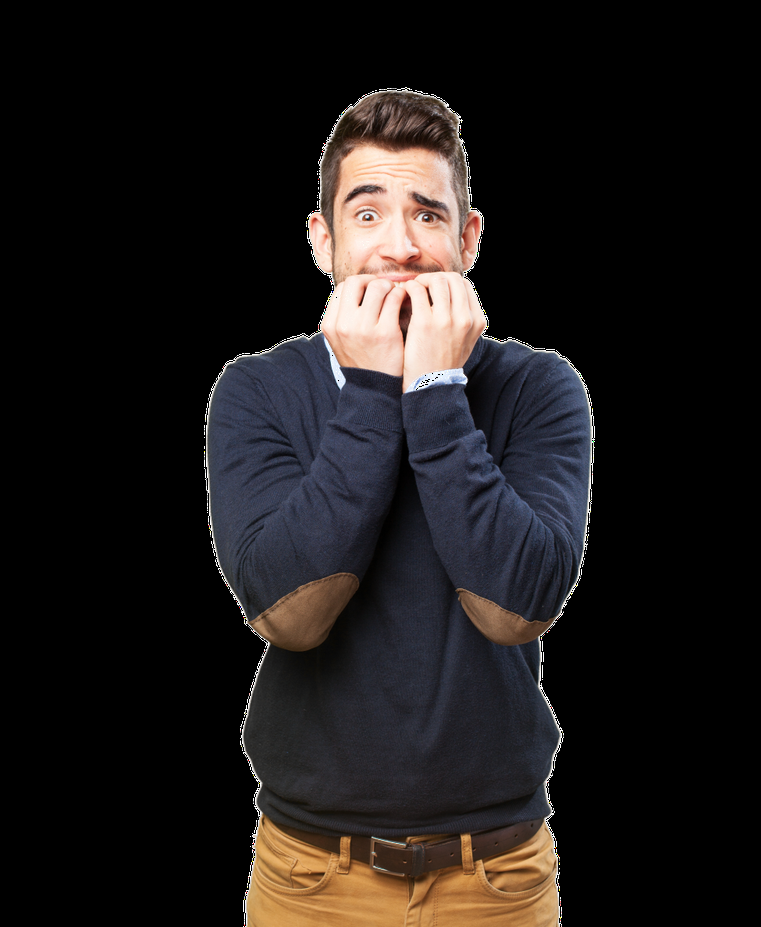
#> input picture PhotoImage/photos/worry man/Image_1.png, 761 x 927 px, shrunk from 975 x 1188 before the run, found by its file name; its folder holds only this picture in this run
$ python cropFace.py
#> lines starting #> are read from the running program, lines starting #| are printed output that depends on the picture; after the words box and inside, x2 and y2 are one past the last pixel; in counts of white or black regions, pixels touching at a corner belong together
import os
import cv2
dir_path = r'E:\Python\PhotoImage\photos\worry man'
save_inDir=r'E:\Python\PhotoImage\photos\worryFace'
img_list=([ (os.path.join(dir_path,img)) for img in os.listdir(dir_path) ])
face_cascade = cv2.CascadeClassifier(os.path.join('E:\Book\4th Year 2nd Semester\Paper-facial','haarcascade_frontalface_default.xml'))
num=0
for img in img_list:
    num+=1
    img=cv2.imread(img)
#> img is the input picture: shape (927, 761, 3); mean B, G, R 25, 25.8, 29.5
  #  plt.imshow(img)
    gray = cv2.cvtColor(img,cv2.COLOR_BGR2GRAY)
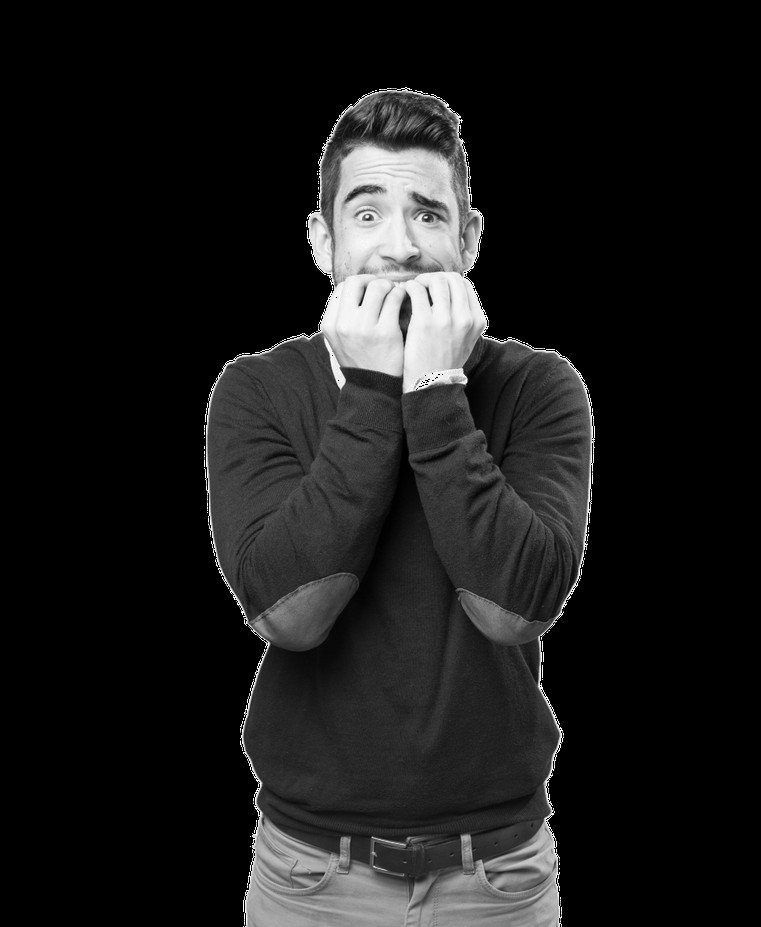
#> gray: shape (927, 761); min 0, max 255, mean 26.8

    # Detect faces
    faces = face_cascade.detectMultiScale(gray, 1.1, 4)
#> faces = [[299, 133, 197, 197]]

    for (x, y, w, h) in faces:
        cv2.rectangle(img, (x, y), (x+w, y+h),
                    (0, 0, 255), 2)

        faces = img[y:y + h, x:x + w]
        #cv2.imshow("face",faces)
        cv2.imwrite(os.path.join(save_inDir,('disgust'+str(num)+'.jpg')), faces)
#> this loop made 1 pass
#> pass 1, `faces = img[y:y + h, x:x + w]`:
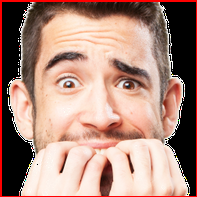
#> faces: shape (197, 197, 3); mean B, G, R 124.8, 137.5, 172.2
#> after the loop:
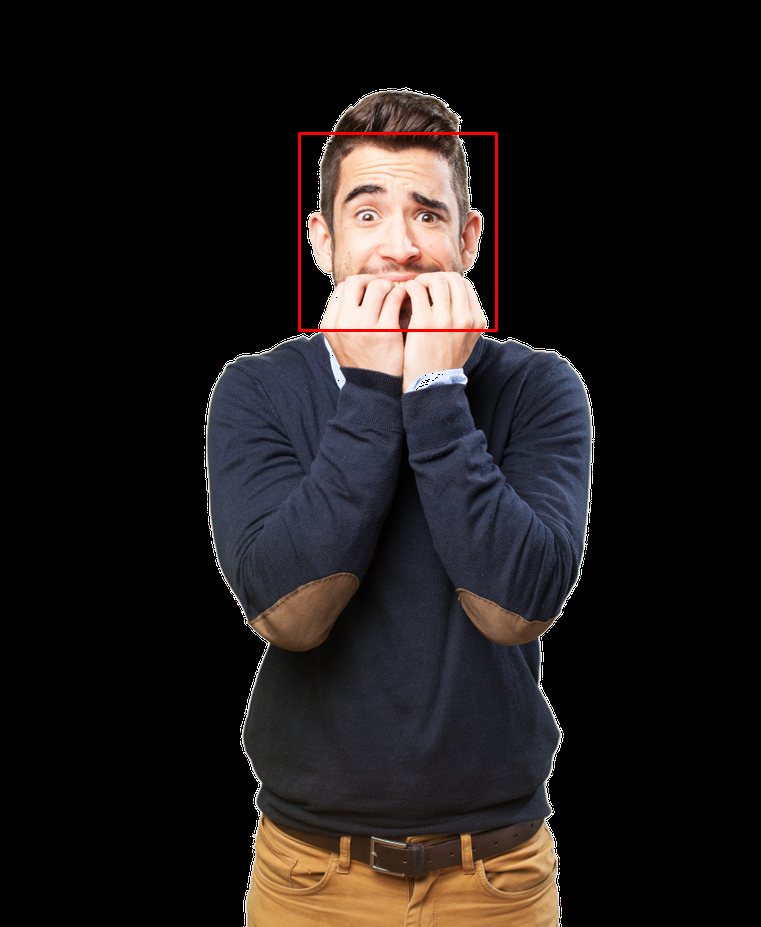
#> img: shape (927, 761, 3); 0.33% of pixels changed, all inside (x1, y1, x2, y2) = (298, 132, 498, 332)

$ run again, on PhotoImage/photos/worry man/Image_10.jpg
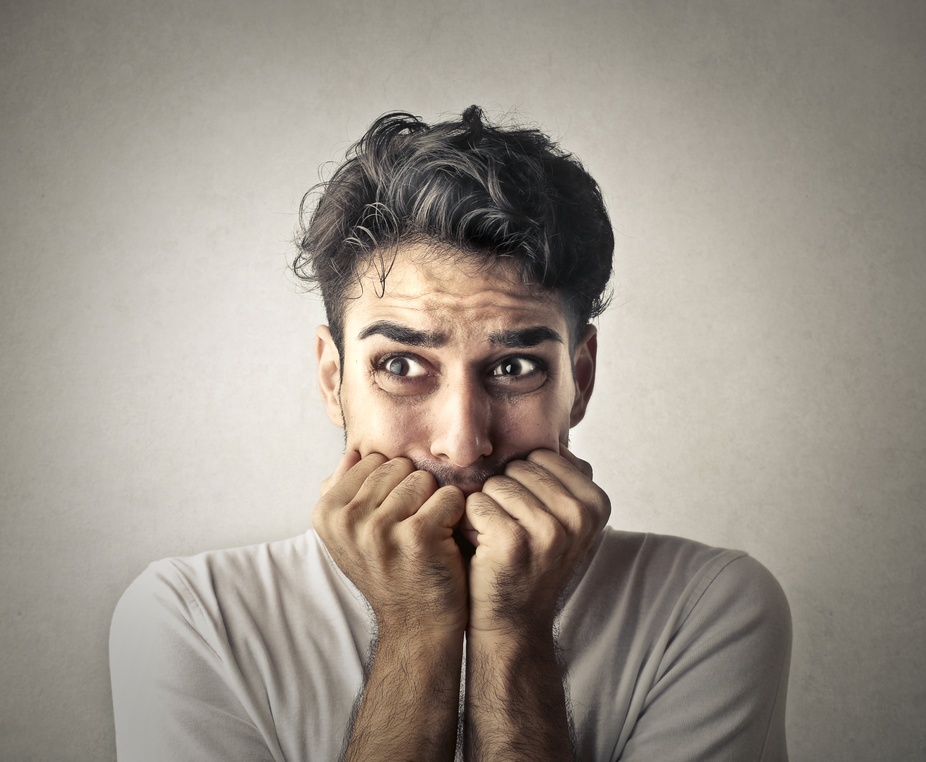
#> input picture PhotoImage/photos/worry man/Image_10.jpg, 926 x 762 px, shrunk from 4544 x 3739 before the run, found by its file name
#> img is the input picture: shape (762, 926, 3); mean B, G, R 136.9, 146.9, 155.1
#> `gray = cv2.cvtColor(img,cv2.COLOR_BGR2GRAY)`:
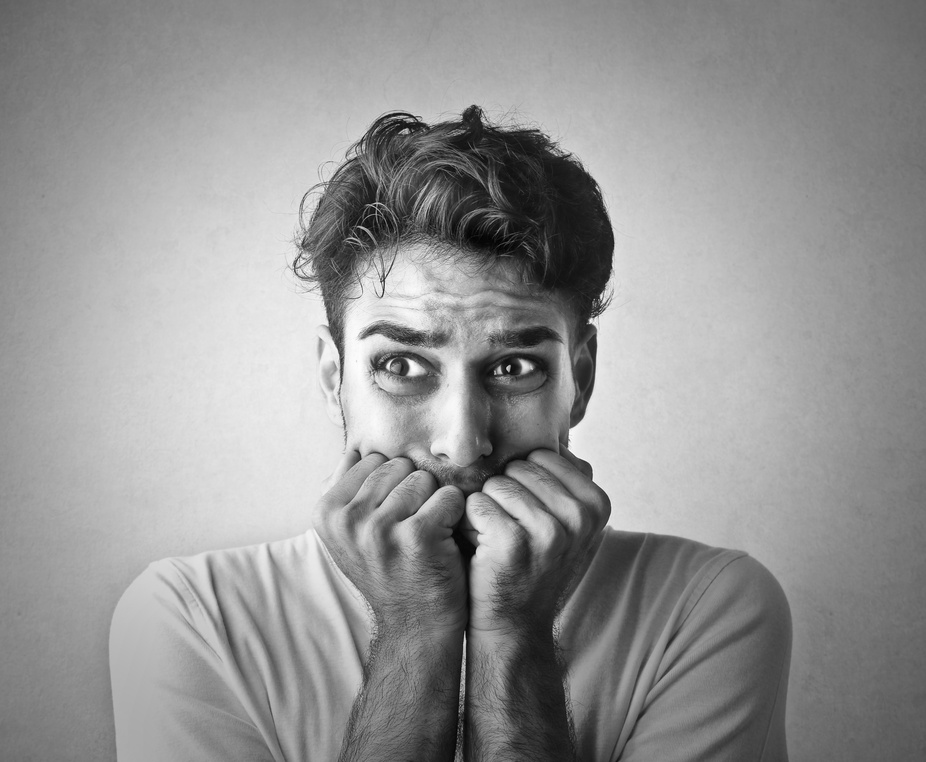
#> gray: shape (762, 926); min 0, max 253, mean 148.2
#> `faces = face_cascade.detectMultiScale(gray, 1.1, 4)`: faces = [[297, 233, 331, 331]]
#> the loop `for (x, y, w, h) in faces:` made 1 pass
#> after the loop `for (x, y, w, h) in faces:`:
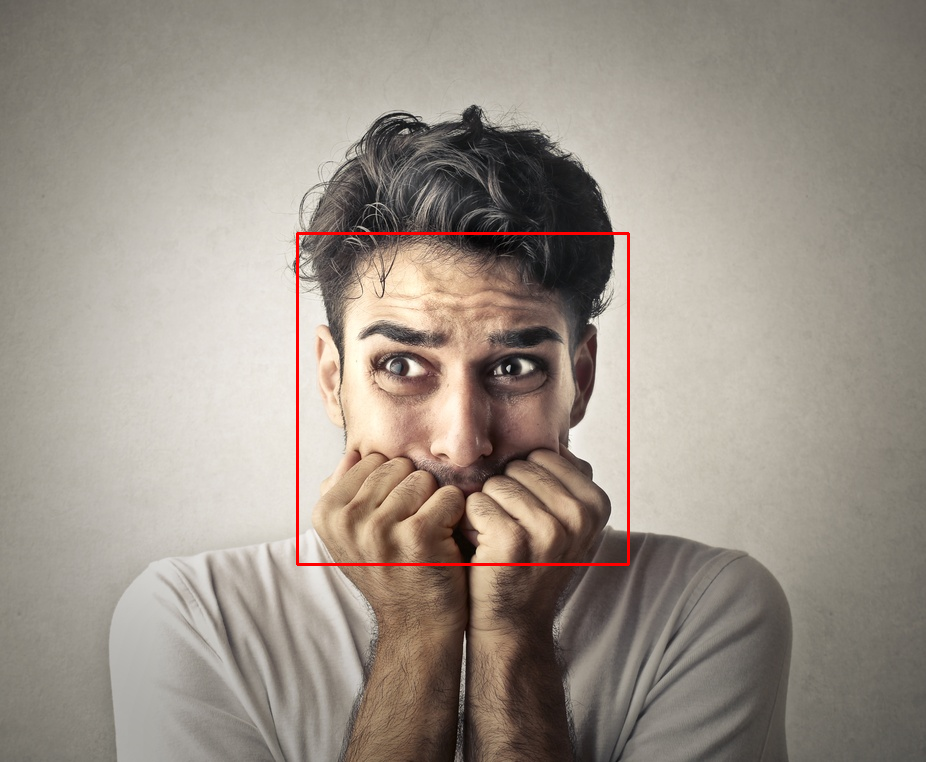
#> img: shape (762, 926, 3); 0.56% of pixels changed, all inside (x1, y1, x2, y2) = (296, 232, 630, 566)
